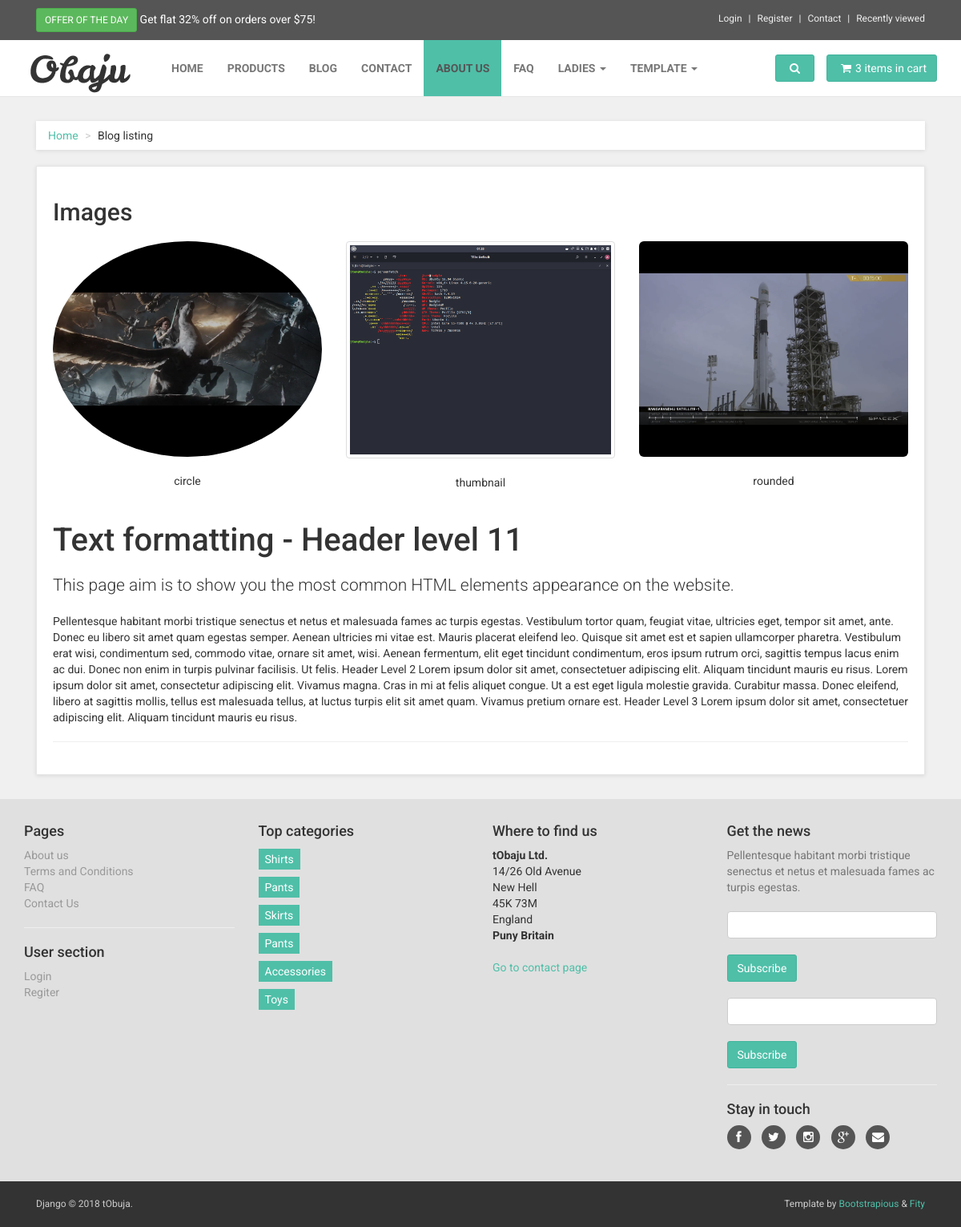
The page /about-us/ on the database its author committed.
### shophome/models.py (models this page shows, shortened)
class TopOffer(models.Model):
    percentage = models.CharField(max_length=2)
    limit = models.CharField(max_length=5)
    create = models.DateTimeField(auto_now_add=True)
    update = models.DateTimeField(auto_now=True)

class Logo(models.Model):
    name = models.CharField(max_length=250, null=True, blank=True)
    image_large = models.ImageField(upload_to='homepage/logo/%Y/%m/%d/', null=True, blank=True)
    image_small = models.ImageField(upload_to='homepage/logo/%Y/%m/%d/', null=True, blank=True)
    create = models.DateTimeField(auto_now_add=True, null=True, blank=True)
    update = models.DateTimeField(auto_now=True, null=True, blank=True)

class AboutUs(models.Model):
    title = models.CharField(max_length=250, null=True, blank=True)
    image_one = models.ImageField(upload_to='about/%Y/%m/%d/', null=True, blank=True)
    image_two = models.ImageField(upload_to='about/%Y/%m/%d/', null=True, blank=True)
    image_three = models.ImageField(upload_to='about/%Y/%m/%d/', null=True, blank=True)
    sub_title = models.CharField(max_length=250, null=True, blank=True)
    description = models.TextField(null=True, blank=True)
    create = models.DateTimeField(auto_now_add=True)
    update = models.DateTimeField(auto_now=True)
    class Meta:
        verbose_name = 'About Us'
        verbose_name_plural = 'About Us Info'

class ContactUsPage(models.Model):
    corporate_name = models.CharField(max_length=100, null=True, blank=True)
    street = models.CharField(max_length=100, null=True, blank=True)
    city = models.CharField(max_length=100, null=True, blank=True)
    postcode = models.CharField(max_length=12, null=True, blank=True)
    division = models.CharField(max_length=100, null=True, blank=True)
    country = models.CharField(max_length=100, null=True, blank=True)
    call_center_info = models.TextField(null=True, blank=True)
    call_center_phone = models.CharField(max_length=100, null=True, blank=True)
    electronic_support = models.TextField(null=True, blank=True)
    electronic_email = models.EmailField(null=True, blank=True)
    electronic_ticket_link = models.URLField(max_length=300, null=True, blank=True)
    electronic_ticket = models.CharField(max_length=250, null=True, blank=True)
    map_snippet = models.TextField(null=True, blank=True)
    create = models.DateTimeField(auto_now_add=True)
    update = models.DateTimeField(auto_now=True)
    class Meta:
        verbose_name = 'Contact Us'
        verbose_name_plural = 'Contact Us Page'

### products/models.py (models this page shows, shortened)
class ProductCategory(models.Model):
    CHOICES = (
        ('draft', 'Draft'),
        ('published', 'Published'),
    )
    name = models.CharField(max_length=250)
    cat_group = models.ForeignKey(CategoryGroup, on_delete=models.CASCADE, null=True, blank=True)
    image = models.ImageField(upload_to='product/category/%Y/%m/%d/', null=True, blank=True)
    description = models.TextField()
    status = models.CharField(max_length=20, choices=CHOICES, default='draft')
    create = models.DateTimeField(auto_now_add=True)
    update = models.DateTimeField(auto_now=True)
    class Meta:
        verbose_name = 'Product Category'
        verbose_name_plural = 'Product Categories'

### shophome/views.py (the view, shortened to what this page needs)
# urls.py: url(r'^about-us/$', views.about_us, name='about_us'),
def about_us(request):
    stayintouch = get_object_or_404(StayInTouch)
    categories = ProductCategory.objects.filter(status='published')
    contactus = get_object_or_404(ContactUsPage)
    about_us_data = get_object_or_404(AboutUs)
    logo = get_object_or_404(Logo)
    offer = get_object_or_404(TopOffer)
    form = NewsletterUserSignUpForm(request.POST or None)
    template = 'pages/about_us.html'
    context = {
        'stayintouch': stayintouch,
        'logo': logo,
        'offer': offer,
        'about_us_data': about_us_data,
        'contactus': contactus,
        'categories': categories,
        'form': form,
    }
    return render(request, template, context)

### newsletter/forms.py (shortened to what this page needs)
class NewsletterUserSignUpForm(forms.ModelForm):
    helper = FormHelper()
    helper.form_show_labels = False
    helper.add_input(Submit('submit', 'Subscribe'))
    class Meta:
        model = NewsletterUser
        fields = ['email']

### templates/pages/about_us.html (shortened to what this page needs)
{% extends 'base.html' %}
{% load static %}
{% block content %}
    <div class="container">
    <div class="col-md-12">
        {% include 'partials/_breadcrumb.html' %}
    </div>
        <div class="col-md-12">
            <div class="box" id="text-page">
                <h2>Images</h2>
                <div class="row">
                    <div class="col-md-4">
                        <p class="text-center">
                            <img src="{{ about_us_data.image_one.url }}" class="img-circle img-responsive" alt="">
                        </p>
                        <p class="text-center">circle</p>
                    </div>
                    <div class="col-md-4">
                        <p class="text-center">
                            <img src="{{ about_us_data.image_two.url }}" class="img-thumbnail  img-responsive" alt="">
                        </p>
                        <p class="text-center">thumbnail</p>
                    </div>
                    <div class="col-md-4">
                        <p class="text-center">
                            <img src="{{ about_us_data.image_three.url }}" class="img-rounded img-responsive" alt="">
                        </p>
                        <p class="text-center">rounded</p>
                    </div>
                </div>
                <h1>{{ about_us_data.title }}</h1>
                <p class="lead">{{ about_us_data.sub_title }}</p>
                <p>{{ about_us_data.description | safe }}</p>
                <hr>
            </div>
        </div>
    </div>
{% endblock %}

### templates/partials/_topbar.html (shortened to what this page needs)
<div id="top">
    <div class="container">
        <div class="col-md-6 offer" data-animate="fadeInDown">
            <a href="#" class="btn btn-success btn-sm" data-animate-hover="shake">Offer of the day</a> <a href="#">Get
            flat {{ offer.percentage }}% off on orders over ${{ offer.limit }}!</a>
        </div>
        <div class="col-md-6" data-animate="fadeInDown">
            <ul class="menu">
                <li><a href="#" data-toggle="modal" data-target="#login-modal">Login</a>
                </li>
                <li><a href="register.html">Register</a>
                </li>
                <li><a href="contact.html">Contact</a>
                </li>
                <li><a href="#">Recently viewed</a>
                </li>
            </ul>
        </div>
    </div>
</div>

### templates/partials/_navbar.html (shortened to what this page needs)
{% load static %}
<div class="navbar navbar-default yamm" role="navigation" id="navbar">
    <div class="container">
        <div class="navbar-header">
            <a class="navbar-brand home" href="{% url 'shophome:homepage' %}" data-animate-hover="bounce">
                <img src="{{ logo.image_large.url }}" alt="{{ logo.name }}" class="hidden-xs">
            </a>
        </div>
        <div class="navbar-collapse collapse" id="navigation">
            <ul class="nav navbar-nav navbar-left">
                <li {% if request.path == '/' %}class="active"{% endif %}><a href="{% url 'shophome:homepage' %}">Home</a></li>
                <li {% if request.path == '/products/' %}class="active"{% endif %}><a href="{% url 'products:products_list' %}">Products</a></li>
                <li {% if request.path == '/blog/' %}class="active"{% endif %}><a href="{% url 'blog:blog_list' %}">Blog</a></li>
                <li {% if request.path == '/contact/' %}class="active"{% endif %}><a href="{% url 'shophome:contact' %}">Contact</a></li>
                <li {% if request.path == '/about-us/' %}class="active"{% endif %}><a href="{% url 'shophome:about_us' %}">About Us</a></li>
                <li {% if request.path == '/faq/' %}class="active"{% endif %}><a href="{% url 'shophome:faq' %}">FAQ</a></li>
                <li class="dropdown yamm-fw">
                    <a href="#" class="dropdown-toggle" data-toggle="dropdown" data-hover="dropdown" data-delay="200">Ladies
                        <b class="caret"></b></a>
                </li>
                <li class="dropdown yamm-fw">
                    <a href="#" class="dropdown-toggle" data-toggle="dropdown" data-hover="dropdown" data-delay="200">Template
                        <b class="caret"></b></a>
                </li>
            </ul>
        </div>
        <div class="navbar-buttons">
            <div class="navbar-collapse collapse right" id="basket-overview">
                <a href="basket.html" class="btn btn-primary navbar-btn"><i class="fa fa-shopping-cart"></i><span
                        class="hidden-sm">3 items in cart</span></a>
            </div>
            <div class="navbar-collapse collapse right" id="search-not-mobile">
                <button type="button" class="btn navbar-btn btn-primary" data-toggle="collapse" data-target="#search">
                    <i class="fa fa-search"></i>
                </button>
            </div>
        </div>
    </div>
</div>

### templates/partials/_footer.html (shortened to what this page needs)
<div id="footer" data-animate="fadeInUp">
    <div class="container">
        <div class="row">
            <div class="col-md-3 col-sm-6">
                <h4>Pages</h4>
                <ul>
                    <li><a href="{% url 'shophome:about_us' %}">About us</a>
                    </li>
                    <li><a href="{% url 'shophome:terms_and_conditions' %}">Terms and Conditions</a>
                    </li>
                    <li><a href="{% url 'shophome:faq' %}">FAQ</a>
                    </li>
                    <li><a href="{% url 'shophome:contact' %}">Contact Us</a>
                    </li>
                </ul>
                <hr>
                <h4>User section</h4>
                <ul>
                    <li><a href="#" data-toggle="modal" data-target="#login-modal">Login</a>
                    </li>
                    <li><a href="register.html">Regiter</a>
                    </li>
                </ul>
            </div>
            <div class="col-md-3 col-sm-6">
                <h4>Top categories</h4>
                <ul class="footer_category">
                    {% for category in categories %}
                        <li><a href="category.html">{{ category.name | capfirst }}</a></li>
                    {% endfor %}
                </ul>
            </div>
            <div class="col-md-3 col-sm-6">
                <h4>Where to find us</h4>
                <p><strong>{{ contactus.corporate_name }}.</strong>
                    <br>{{ contactus.street }}
                    <br>{{ contactus.city }}
                    <br>{{ contactus.postcode }}
                    <br>{{ contactus.division }}
                    <br>
                    <strong>{{ contactus.country }}</strong>
                </p>
                <a href="{% url 'shophome:contact' %}">Go to contact page</a>
            </div>
            <div class="col-md-3 col-sm-6">
                <h4>Get the news</h4>
                <p class="text-muted">Pellentesque habitant morbi tristique senectus et netus et malesuada fames ac
                    turpis egestas.</p>
                {% include 'partials/_newsletter.html' %}
                <hr>
                <h4>Stay in touch</h4>
                <p class="social">
                    <a href="{{ stayintouch.facebook }}" class="facebook external" data-animate-hover="shake"><i
                            class="fa fa-facebook"></i></a>
                    <a href="{{ stayintouch.twitter }}" class="twitter external" data-animate-hover="shake"><i
                            class="fa fa-twitter"></i></a>
                    <a href="{{ stayintouch.instagram }}" class="instagram external" data-animate-hover="shake"><i
                            class="fa fa-instagram"></i></a>
                    <a href="{{ stayintouch.googleplus }}" class="gplus external" data-animate-hover="shake"><i
                            class="fa fa-google-plus"></i></a>
                    <a href="{{ stayintouch.emailus }}" class="email external" data-animate-hover="shake"><i
                            class="fa fa-envelope"></i></a>
                </p>
            </div>
        </div>
    </div>
</div>

### static/css/custom.css (style rules this page uses)
ul.footer_category li { margin: 15px 0; }
ul.footer_category a { background-color: #4fbfa8; padding: 5px 8px; color: white !important; }

### rows shown on the page
TopOffer: percentage "32", limit "75"
Logo: image_large (picture)
AboutUs: image_one (picture), image_two (picture), image_three (picture), title "Text formatting - Header level 11", sub_title "This page aim is to show you the most common HTML elements appearance on the website.", description "Pellentesque habitant morbi tristique senectus et netus et malesuada fames ac turpis egestas. Vestibulum tortor quam, feugiat vitae, ultricies eget, tempor sit amet, ante. Donec eu libero sit amet quam egestas semper. Aenean ultricies mi vitae est. Mauris placerat eleifend leo. Quisque sit amet est et sapien ullamcorper pharetra. Vestibulum erat wisi, condimentum sed, commodo vitae, ornare sit amet, wisi. Aenean fermentum, elit eget tincidunt condimentum, eros ipsum rutrum orci, sagittis tempus lacus enim ac dui. Donec non enim in turpis pulvinar facilisis. Ut felis. Header Level 2 Lorem ipsum dolor sit amet, consectetuer adipiscing elit. Aliquam tincidunt mauris eu risus. Lorem ipsum dolor…"
ProductCategory: name "Shirts"
ProductCategory: name "Pants"
ProductCategory: name "Skirts"
ProductCategory: name "Pants"
ProductCategory: name "Accessories"
ProductCategory: name "Toys"
ContactUsPage: corporate_name "tObaju Ltd", street "14/26 Old Avenue", city "New Hell", postcode "45K 73M", division "England", country "Puny Britain"
